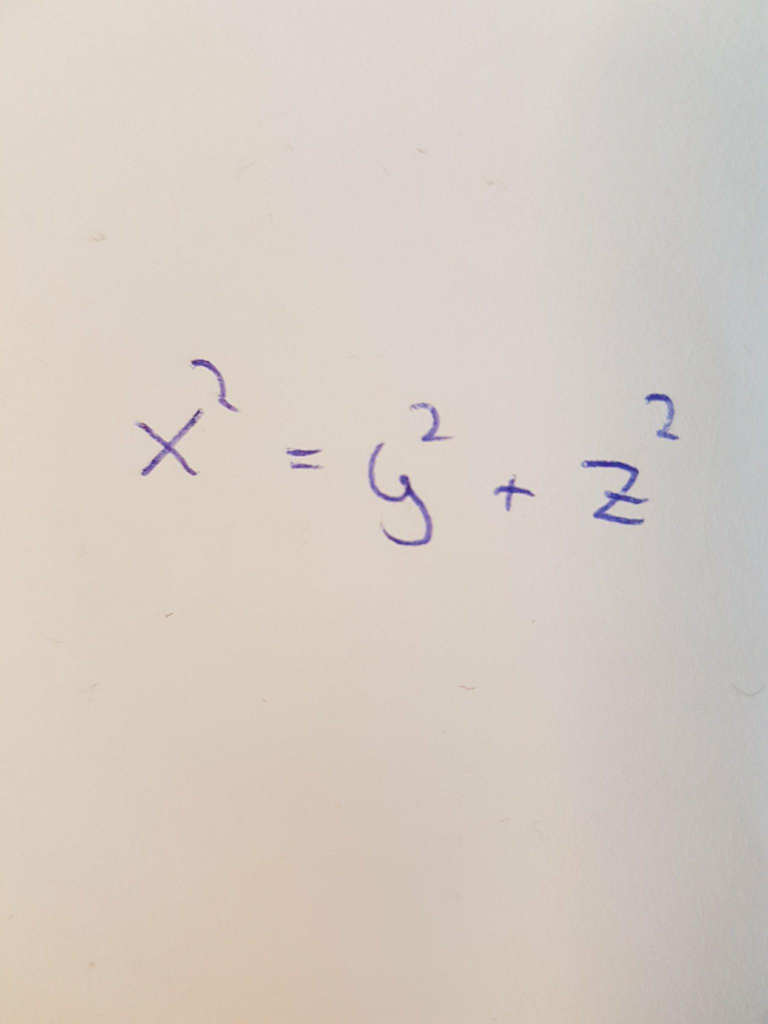
#> input picture OpenCV-test/pic.jpg, 1536 x 2048 px (shown at 1/2 size)
$ python contours.py   (older library calls are emulated)
#> lines starting #> are read from the running program, lines starting #| are printed output that depends on the picture; after the words box and inside, x2 and y2 are one past the last pixel; in counts of white or black regions, pixels touching at a corner belong together
import cv2
import numpy as np

img = cv2.pyrDown(cv2.imread('pic.jpg', cv2.IMREAD_UNCHANGED))
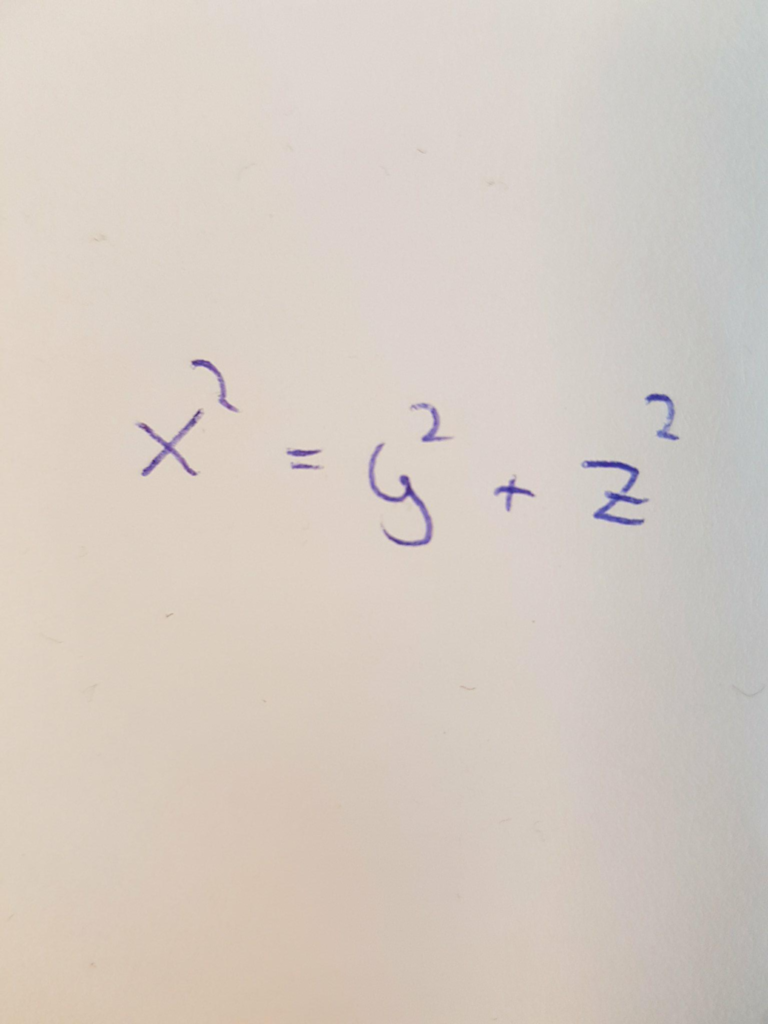
#> img: shape (1024, 768, 3); mean B, G, R 194.7, 203.3, 213.2

# threshold image
ret, threshed_img = cv2.threshold(cv2.cvtColor(img, cv2.COLOR_BGR2GRAY), 180, 255, cv2.THRESH_BINARY)
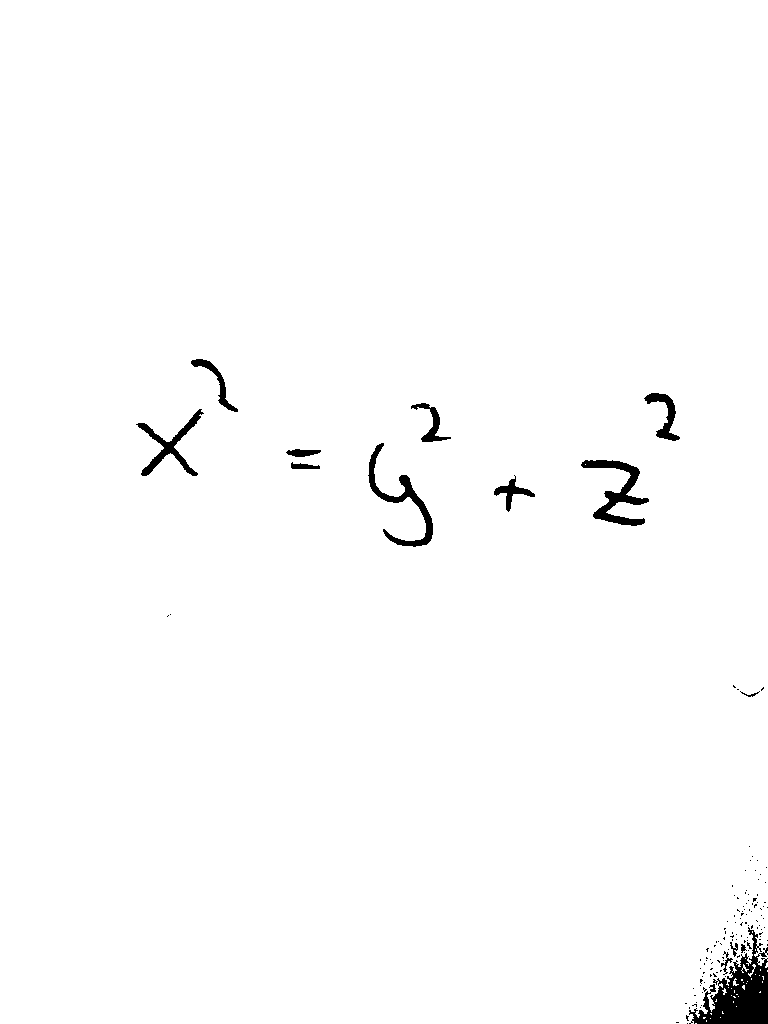
#> threshed_img: shape (1024, 768); 98.8% white; 131 black regions (117 under 20 px)

# find contours and get the external one
image, contours, hier = cv2.findContours(threshed_img, cv2.RETR_TREE,cv2.CHAIN_APPROX_SIMPLE)
#> contours = 202 contours, 184 with area under 20; largest, box (x1, y1, x2, y2) and area: (0, 0, 768, 1024) 781013, (580, 459, 650, 527) 1599, (367, 442, 434, 548) 1486, (135, 408, 205, 477) 1140, (643, 392, 681, 442) 664

for c in contours:
    # get the bounding rect
    x, y, w, h = cv2.boundingRect(c)
    # draw a rectangle to visualize the bounding rect
    cv2.rectangle(threshed_img, (x, y), (x+w, y+h), (0, 0, 0))
#> this loop made 202 passes
#> (x, y, w, h) on passes 3, 4, 8: (710, 1018, 1, 1), (720, 1017, 1, 1), (736, 1006, 1, 1)
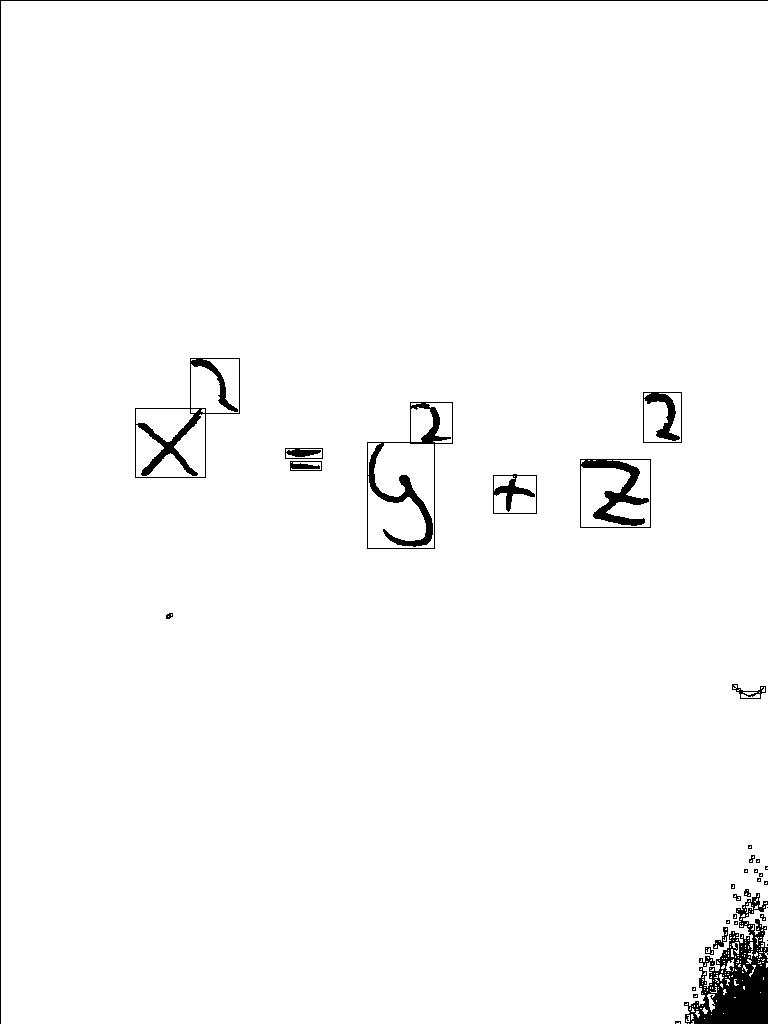
#> threshed_img: shape (1024, 768); 98.1% white; 35 black regions (18 under 20 px), largest, box (x1, y1, x2, y2) and area: (684, 893, 768, 1024) 5140, (367, 402, 453, 549) 2231, (135, 358, 240, 478) 1934

cv2.imshow("contours", threshed_img)

if cv2.waitKey(0) & 0xff == 27:
#> (key Esc is pressed here)
    cv2.destroyAllWindows()
